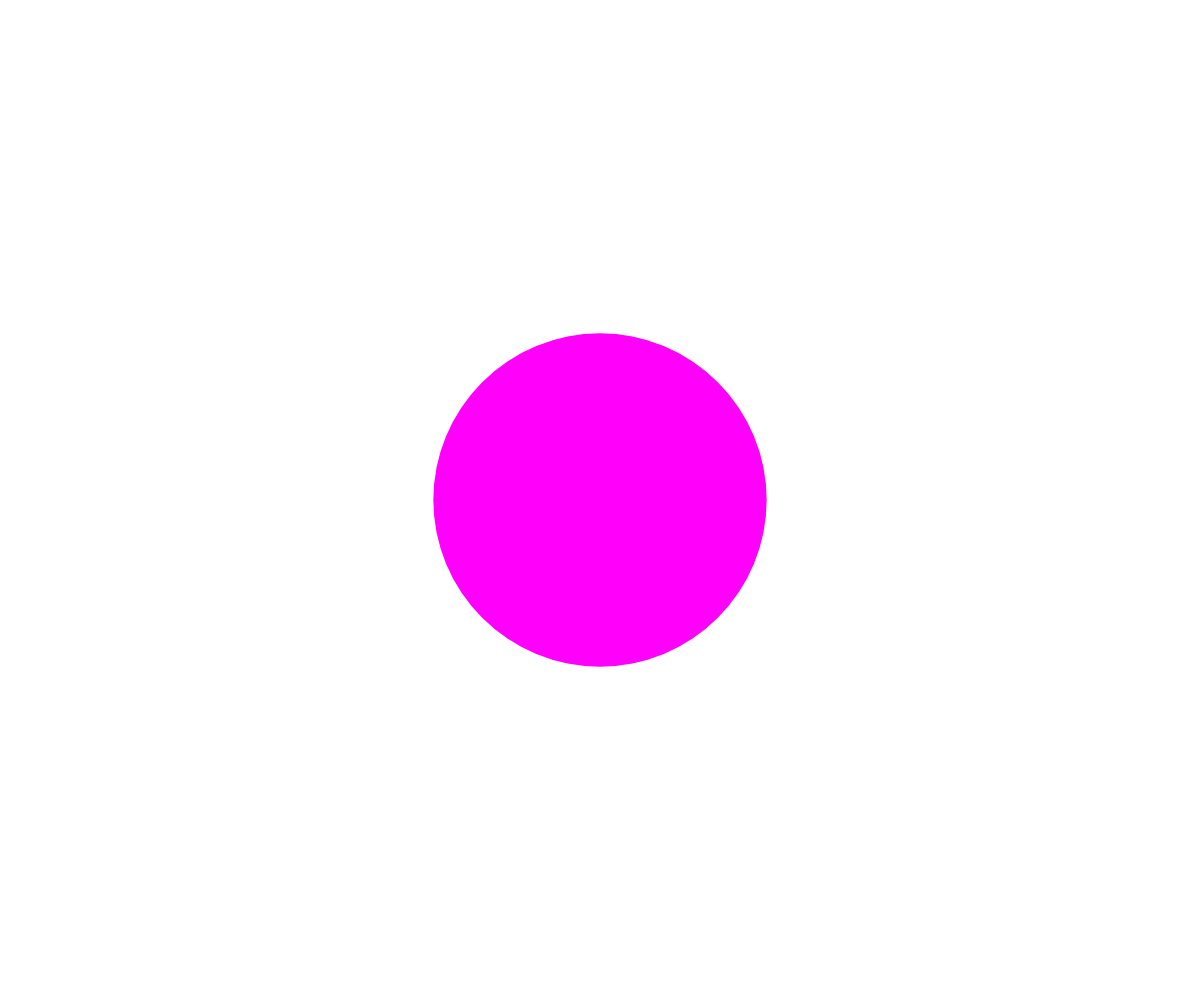
Frame 1 (no input)
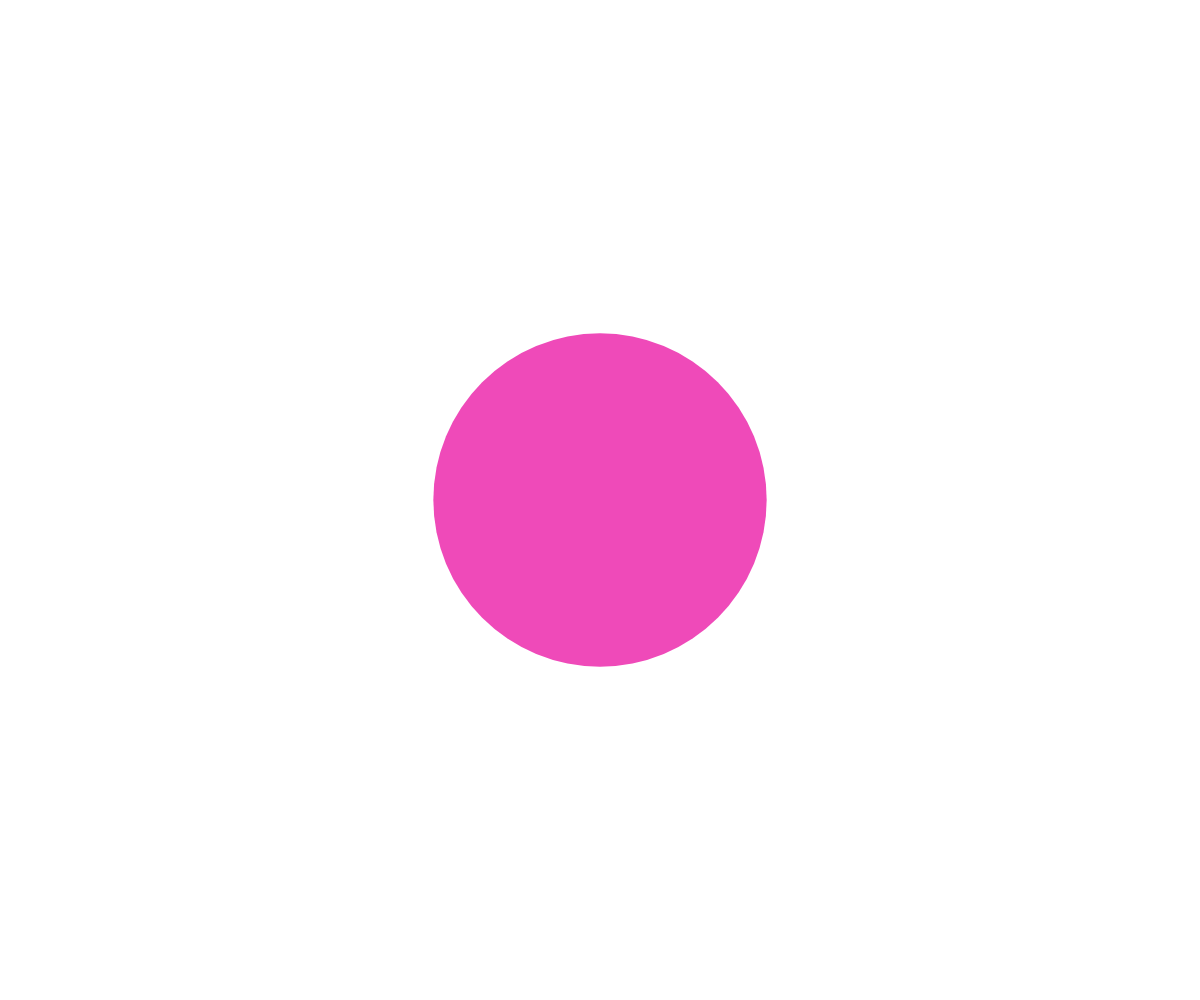
Frame 60 (no input)
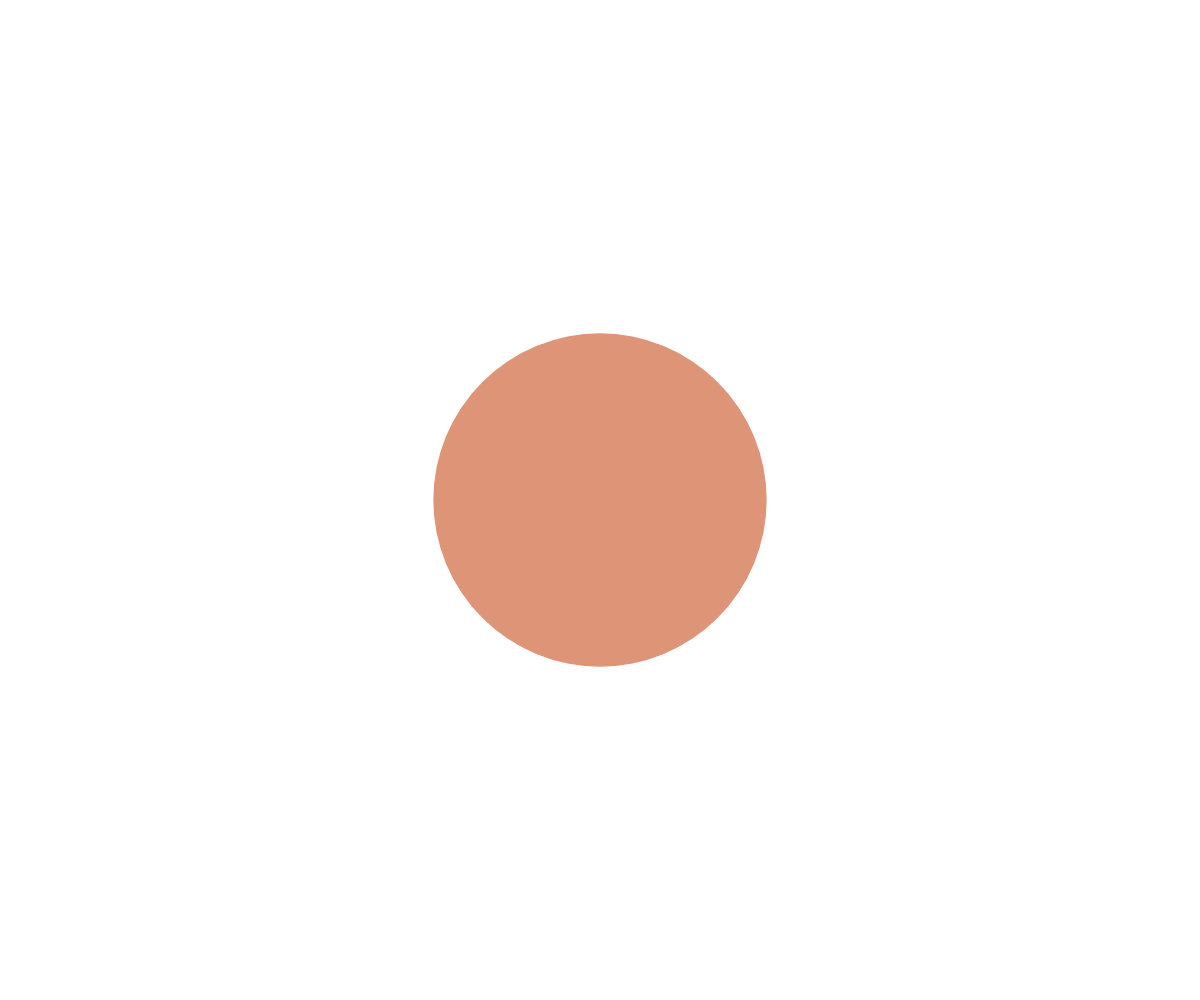
Frame 120 (the mouse pressed at the canvas centre since frame 60)

The p5.js sketch that drew these frames (run headless with seeded random() and noise() and a simulated clock; from frame 60 on, the mouse is pressed at the canvas centre):

// p5.js sketch
// ── sketch.js
/*
 * Creation & Computation - Digital Futures, OCAD University
 * Kate Hartman / Nick Puckett
 * 
 * Fade between 2 colors
 * adapted from the LED fading arduino example
 * 
 */

         //Pin that the led is attached to - check that it is a PWM pin  
var fadeRate = 10;        //the time between updates in milliseconds
var fadeIncrement = 0.005;    // how much to change the brightness each cycle 


var color1;
var color2;
var xFadeVal = 0;

var lastTimeYouChanged = 0;  //this stores the time of the last change


function setup() {
               

  createCanvas(windowWidth, windowHeight);
  color1 = color(255,0,250);
  color2 = color(200,250,30);
}

function draw() 
{

background(255);

fill(lerpColor(color1,color2,xFadeVal));
noStroke();
ellipse(width/2,height/2,height/3,height/3);
console.log(xFadeVal);

if(millis()-lastTimeYouChanged>=fadeRate) //this very simple statement is the timer,
{                                          //it subtracts the value of the moment in time the last blink happened, and sees if that number is larger than your set blinking value

xFadeVal += fadeIncrement;

  if (xFadeVal <= 0 || xFadeVal >= 1) {
    fadeIncrement = -fadeIncrement;
  }

lastTimeYouChanged = millis();            //save the value in time that this switch occured, so we can use it again.
   
}



}


function windowResized() 
{
  resizeCanvas(windowWidth, windowHeight);
}
